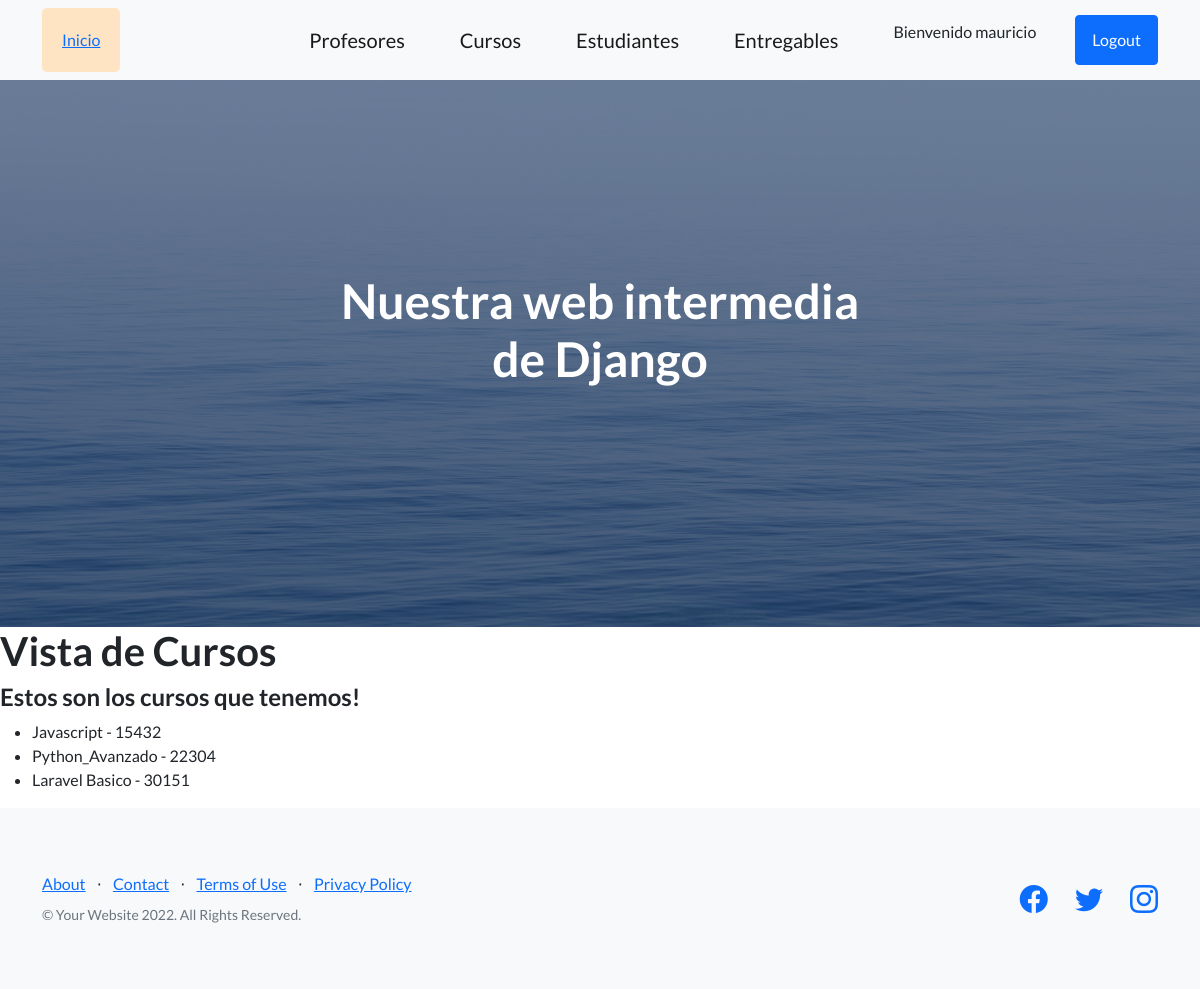
Before: /app-coder/cursos/ (signed in) with the older database file.
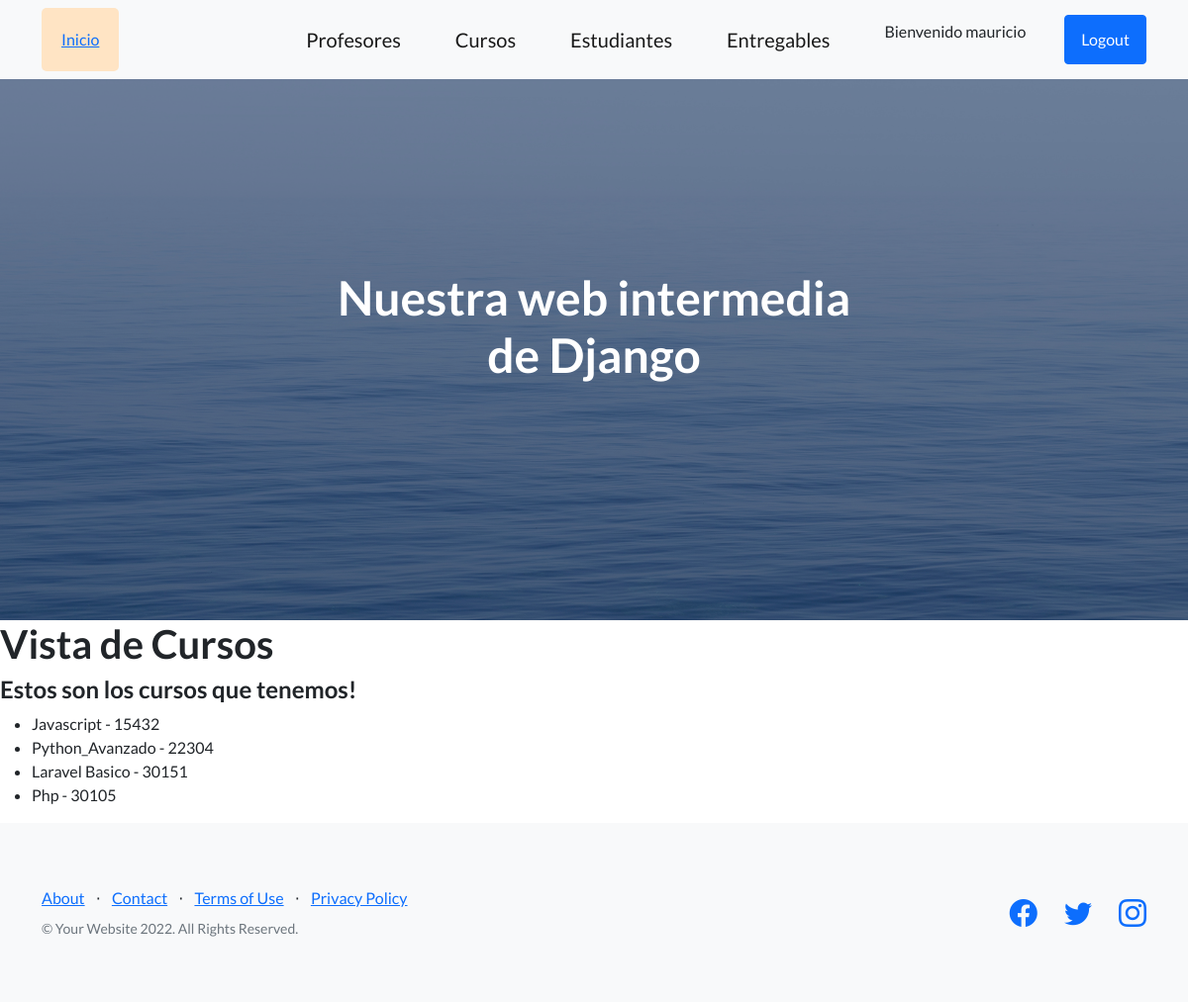
After: the same page with the newer database file.
### AppCoder/models.py (models this page shows, shortened)
class Curso(models.Model):
    nombre = models.CharField(max_length=50)
    camada = models.IntegerField()

### AppCoder/views.py (the view)
# urls.py: path('cursos/', cursos, name="Cursos"),
@login_required
def cursos(request):
    lista = Curso.objects.all()
    return render(request, "cursos.html", {"lista_cursos": lista})

### AppCoder/templates/cursos.html
{% extends 'padre.html' %}
{% load static %}
{% block contenidoQueCambia %}
<h1>Vista de Cursos</h1>
<h4>Estos son los cursos que tenemos!</h4>
<ul>
    {% for curso in lista_cursos %}
        <li>{{curso.nombre}} - {{curso.camada}}</li>
    {% endfor %}
</ul>
{% endblock contenidoQueCambia %}

Changed rows visible on the page:
added Curso: nombre "Php", camada "30105"
